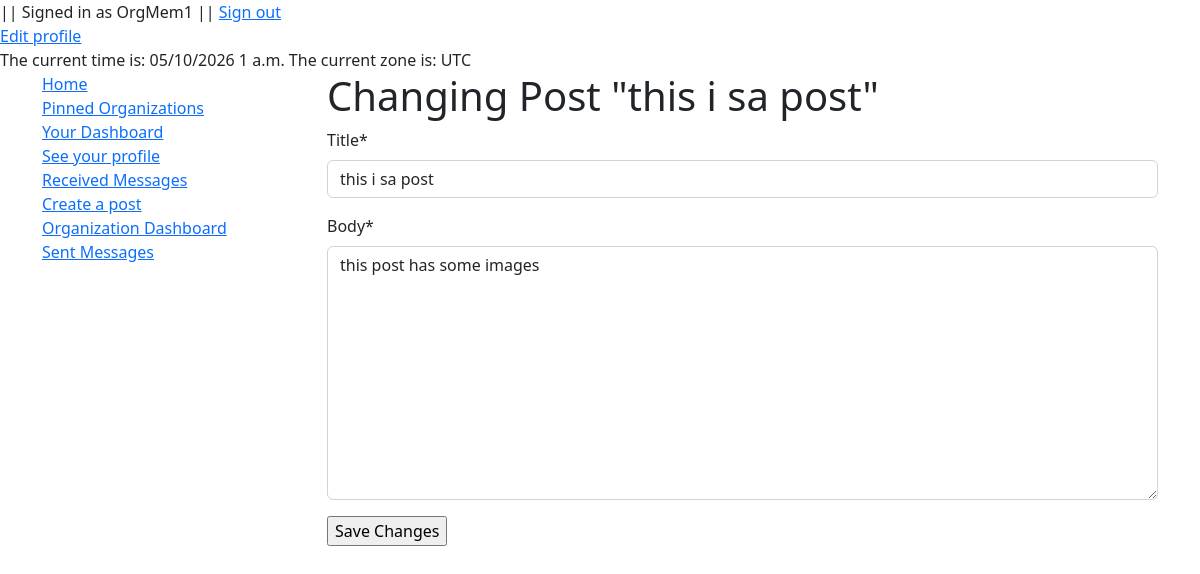
Page /Forum/change_post/31 (signed in) on the earlier database version.
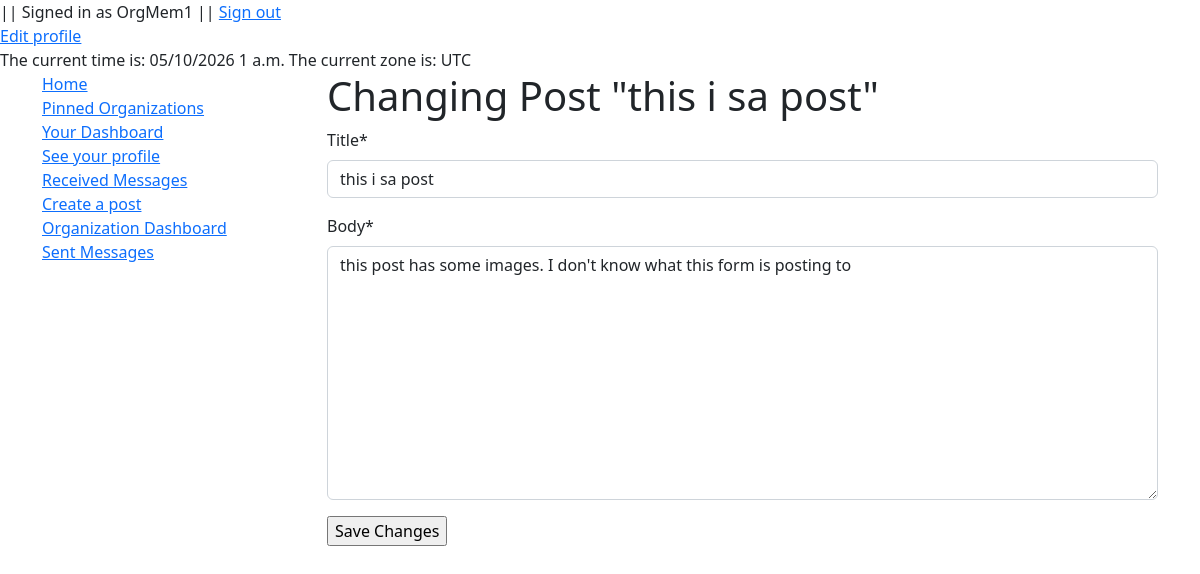
Same page on the later database version.
### Forum/models.py (models this page shows, shortened)
class Post(models.Model):
    title = models.CharField(max_length=150)
    body = models.TextField(null=False, blank=False)
    timestamp = models.DateTimeField(auto_now_add=True, blank=True, null=True)
    is_project = models.BooleanField(default=False, null=False, blank=False, verbose_name="Make this a project")
    author = models.ForeignKey(Profile, on_delete=models.SET_NULL, null=True, related_name='written_posts')
    organization = models.ForeignKey(Organization, on_delete=models.CASCADE, null=True, related_name='our_posts')

### Forum/views.py (the view, shortened to what this page needs)
# urls.py: path("change_post/<int:pk>", permission_required("Forum.can_post")(views.ChangePostView.as_view()), name="change_post"),
class ChangePostView(UpdateView):
    model = Post
    fields = ['title', 'body']
    template_name = "Forum/post_pages/change_post.html"

### Forum/templates/Forum/post_pages/change_post.html (shortened to what this page needs)
{% extends "Forum/layouts/sidebar_layout.html" %}
{% load static %}
{% load crispy_forms_tags %}
{% block body %}
    <h1> Changing Post "{{ post.title }}"</h1>
    <form "form-control mb-3" method="post">
        {{ form|crispy }}
        <input type="submit" value="Save Changes">
    </form>
{% endblock %}

Differences in the rows shown:
changed Post "this i sa post": body "this post has some images" → "this post has some images. I don't know what this form is posting to"
